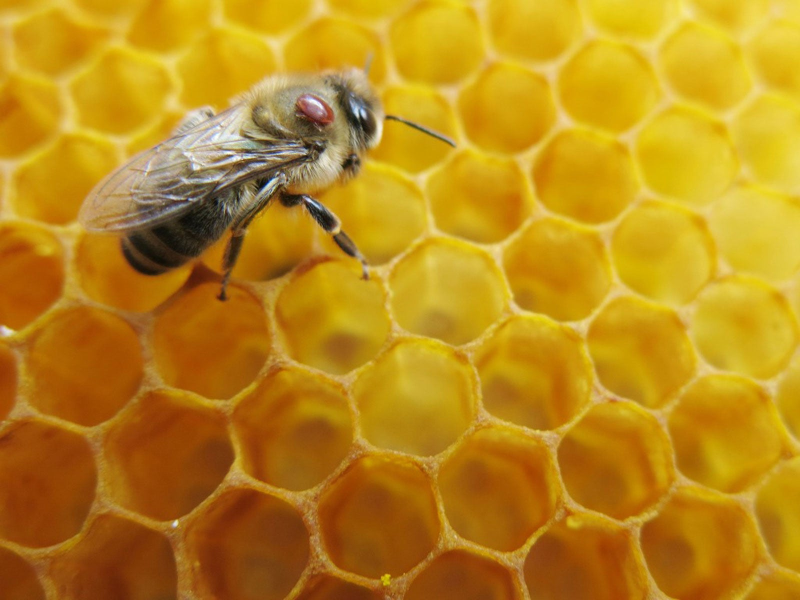
#> input picture Pictures/Mite1.jpg, 1600 x 1200 px, given in place of death_march.h264, which was not available (shown at 1/2 size)
$ python background_removal_video.py
#> lines starting #> are read from the running program, lines starting #| are printed output that depends on the picture; after the words box and inside, x2 and y2 are one past the last pixel; in counts of white or black regions, pixels touching at a corner belong together; pictures that were not available may be replaced by others from this repository, and a replacement may not be noted
import cv2
import numpy as np

# Path to the input video
video_path = 'Pictures/video_output.h264'
video_path = 'Pictures/death_march.h264'

# Open the video file
cap = cv2.VideoCapture(video_path)

# Check if the video is opened correctly
if not cap.isOpened():
    print("Error: Couldn't open the video.")
    exit()

# Define the codec and create a VideoWriter object to save the output video
fourcc = cv2.VideoWriter_fourcc(*'XVID')
output_video = cv2.VideoWriter('output_video.avi', fourcc, 30.0, (int(cap.get(3)), int(cap.get(4))))

# List of frame numbers to capture stills from (you can modify these)

# Counter for frame index

# Loop through the video frames
while cap.isOpened():
    ret, frame = cap.read()
#> frame is the input picture: shape (1200, 1600, 3); mean B, G, R 25.7, 136.2, 186.3

    if not ret:
        break  # Break if no more frames

    # Convert the frame to HSV
    hsv = cv2.cvtColor(frame, cv2.COLOR_BGR2HSV)
#> hsv: shape (1200, 1600, 3); mean H, S, V 20.8, 219.6, 186.4

    # Define the range of green color to mask the background
    # GREEN
    # lower_green = np.array([35, 40, 40])
    # upper_green = np.array([85, 255, 255])
    # PURPLE
    lower_green = np.array([140, 0, 0])
    upper_green = np.array([162, 255, 255])

    # Create a mask for the green background
    mask = cv2.inRange(hsv, lower_green, upper_green)
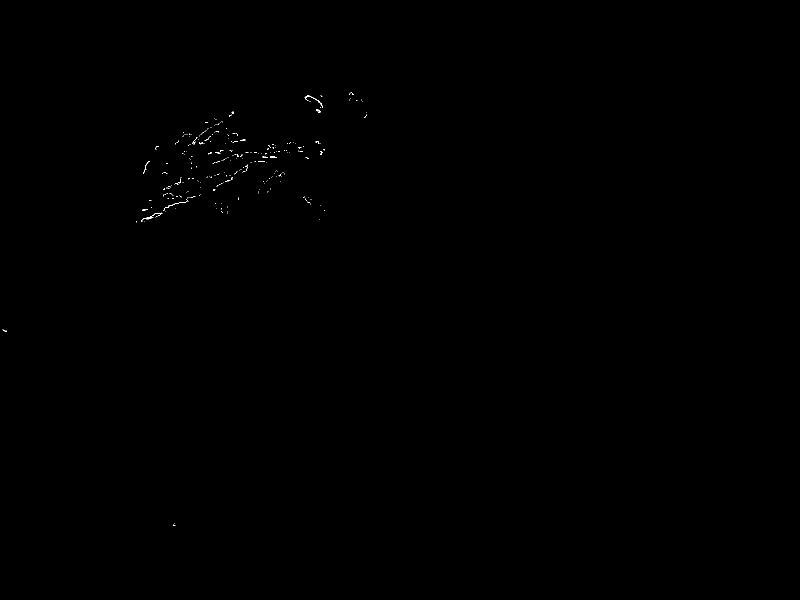
#> mask: shape (1200, 1600) (shown at 1/2 size); 0.07% white in thin lines or dots, all inside (x1, y1, x2, y2) = (5, 185, 734, 1052)

    # Invert the mask to keep only the bees
    mask = cv2.bitwise_not(mask)
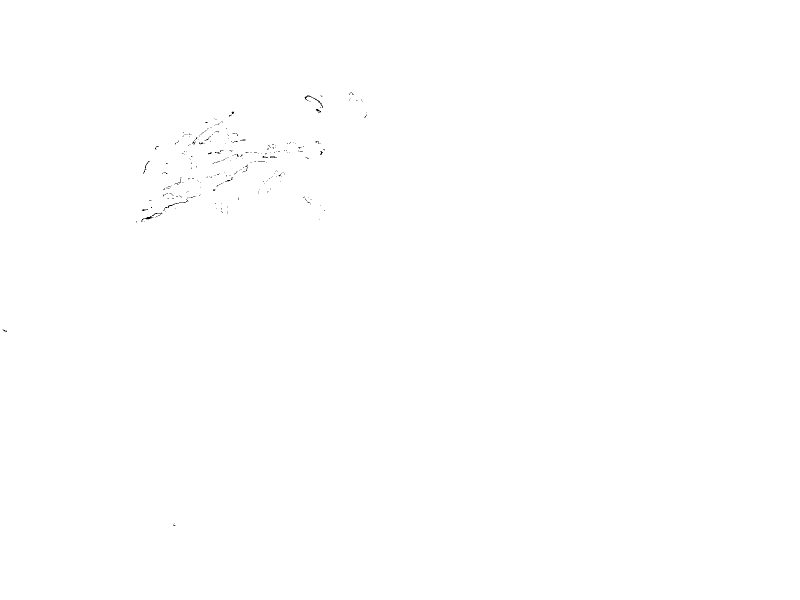
#> mask: shape (1200, 1600) (shown at 1/2 size); 99.9% white; black in thin lines or dots, all inside (x1, y1, x2, y2) = (5, 185, 734, 1052)

    # Apply the mask to the frame to remove the green background
    result = cv2.bitwise_and(frame, frame, mask=mask)


    # Convert result to grayscale for blob detection
    gray = cv2.cvtColor(result, cv2.COLOR_BGR2GRAY)
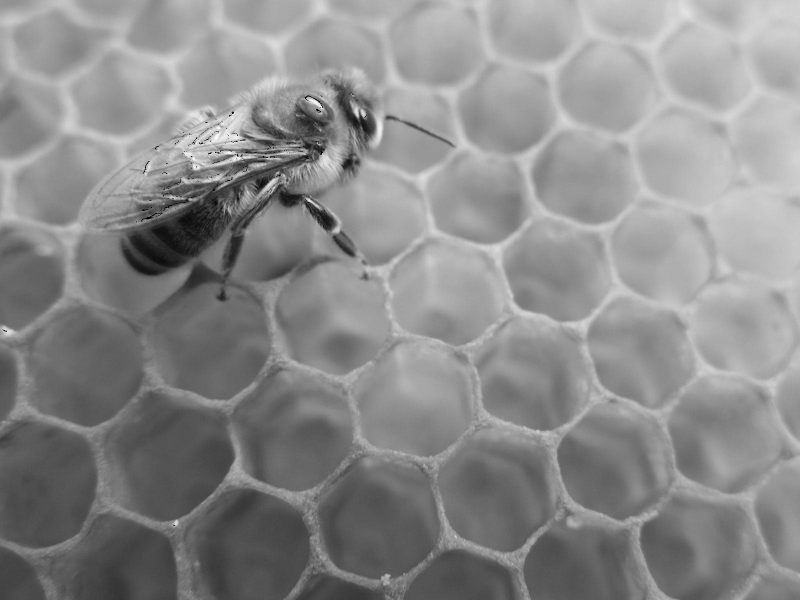
#> gray: shape (1200, 1600) (shown at 1/2 size); min 0, max 255, mean 138.5

    # Threshold the image
    _, thresh = cv2.threshold(gray, 50, 255, cv2.THRESH_BINARY)
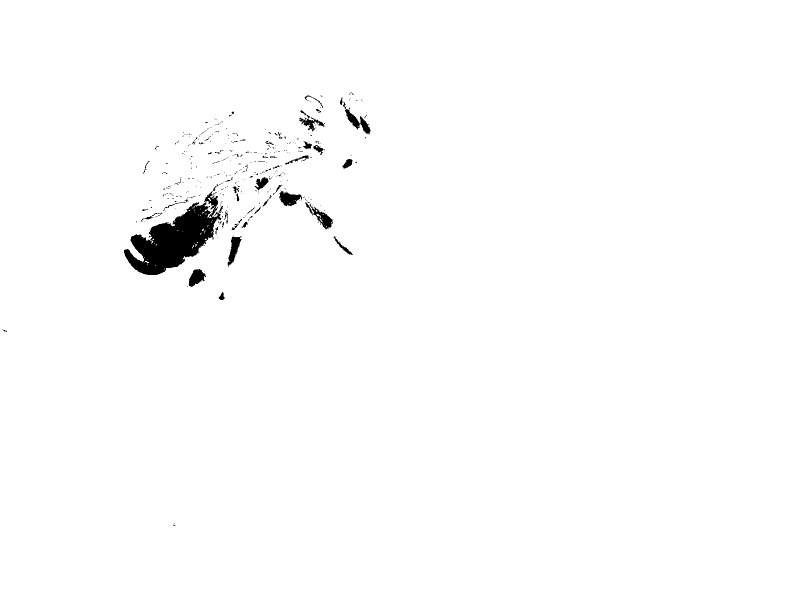
#> thresh: shape (1200, 1600) (shown at 1/2 size); 98.8% white; 368 black regions (327 under 20 px), largest, box (x1, y1, x2, y2) and area: (248, 382, 443, 550) 14285, (690, 218, 741, 269) 851, (558, 382, 604, 412) 827

    # Find contours (alternative to blob detection)
    contours, _ = cv2.findContours(thresh, cv2.RETR_EXTERNAL, cv2.CHAIN_APPROX_SIMPLE)
#> contours = [[[0, 0], [0, 1199], [1599, 1199], [1599, 0]]]

    # Draw bounding boxes around detected objects
    for contour in contours:
        if cv2.contourArea(contour) > 5000:  # Filter small contours
            x, y, w, h = cv2.boundingRect(contour)
            cv2.rectangle(result, (x, y), (x + w, y + h), (0, 255, 0), 2)
#> this loop made 1 pass
#> (contour, x, y, w, h) on pass 1: ([[0, 0], [0, 1199], [1599, 1199], [1599, 0]], 0, 0, 1600, 1200)
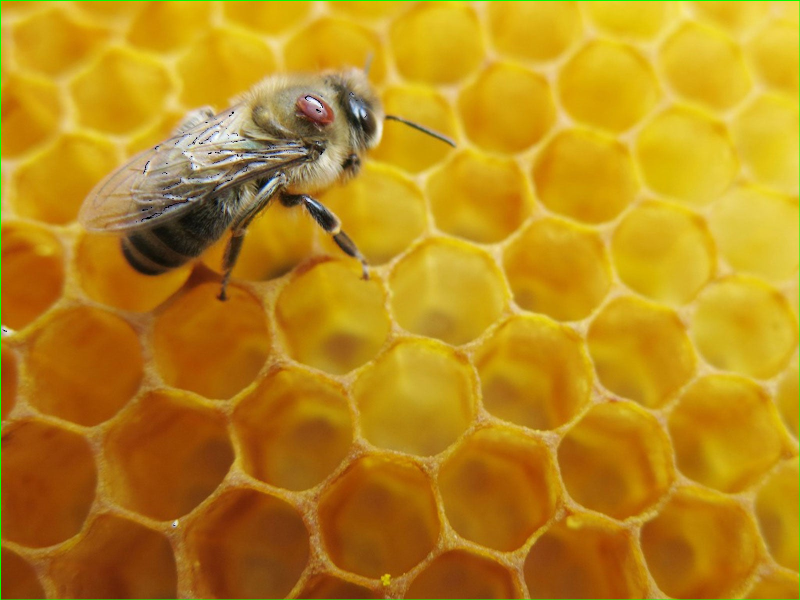
#> result: shape (1200, 1600, 3) (shown at 1/2 size); mean B, G, R 25.5, 136.6, 185.4

    # Write the processed result to the output video
    output_video.write(result)

    # Show the processed result in a window (for live visualization)
    cv2.imshow('Bees Detection', result)

# Release resources
cap.release()
output_video.release()
cv2.destroyAllWindows()

print("Done! Video saved as 'output_video.avi'")

$ run again, on Pictures/Varroa-mite-41.jpg
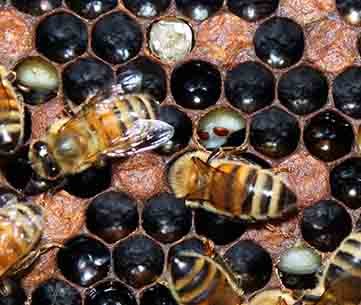
#> input picture Pictures/Varroa-mite-41.jpg, 361 x 305 px, given in place of death_march.h264, which was not available
#> frame is the input picture: shape (305, 361, 3); mean B, G, R 66.8, 78.5, 98.3
#> hsv: shape (305, 361, 3); mean H, S, V 48.5, 109.6, 101.2
#> `mask = cv2.inRange(hsv, lower_green, upper_green)`:
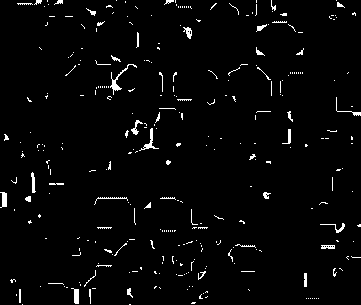
#> mask: shape (305, 361); 2.7% white in thin lines or dots
#> thresh: shape (305, 361); 57.7% white; 316 black regions (246 under 20 px)
#> contours = 61 contours, 52 with area under 20; largest, box (x1, y1, x2, y2) and area: (0, 0, 361, 305) 93778, (82, 0, 106, 13) 143, (0, 280, 11, 296) 90, (342, 102, 360, 112) 70, (320, 140, 330, 151) 58
#> the loop `for contour in contours:` made 61 passes
#> after the loop `for contour in contours:`:
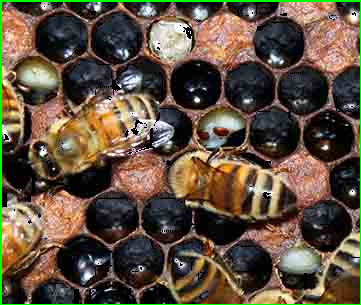
#> result: shape (305, 361, 3); mean B, G, R 64.1, 80.3, 94.9

$ run again, on Pictures/varroa-mite-29.jpg
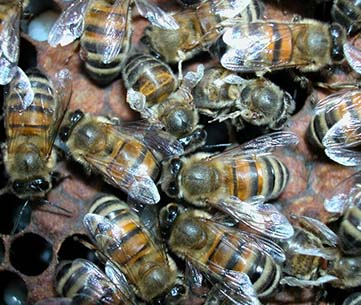
#> input picture Pictures/varroa-mite-29.jpg, 361 x 305 px, given in place of death_march.h264, which was not available
#> frame is the input picture: shape (305, 361, 3); mean B, G, R 96.5, 105.4, 106.6
#> hsv: shape (305, 361, 3); mean H, S, V 56.1, 67.9, 114.2
#> `mask = cv2.inRange(hsv, lower_green, upper_green)`:
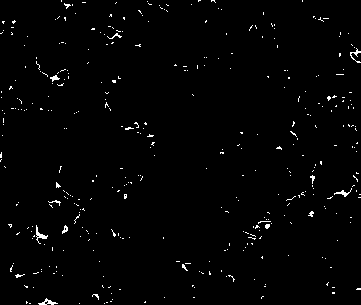
#> mask: shape (305, 361); 1.4% white in thin lines or dots
#> thresh: shape (305, 361); 77.2% white; 717 black regions (639 under 20 px)
#> contours = 49 contours, 42 with area under 20; largest, box (x1, y1, x2, y2) and area: (0, 0, 361, 305) 99947, (270, 292, 294, 301) 108, (5, 295, 25, 305) 106, (342, 293, 361, 305) 100, (0, 187, 15, 195) 24, (30, 179, 42, 184) 23, (17, 201, 28, 224) 20
#> the loop `for contour in contours:` made 49 passes
#> after the loop `for contour in contours:`:
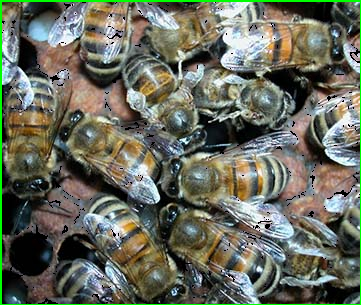
#> result: shape (305, 361, 3); mean B, G, R 93.8, 107.2, 103.7

$ run again, on Pictures/varroa-mites-bees-Monika-Fischer-Flickr.jpg
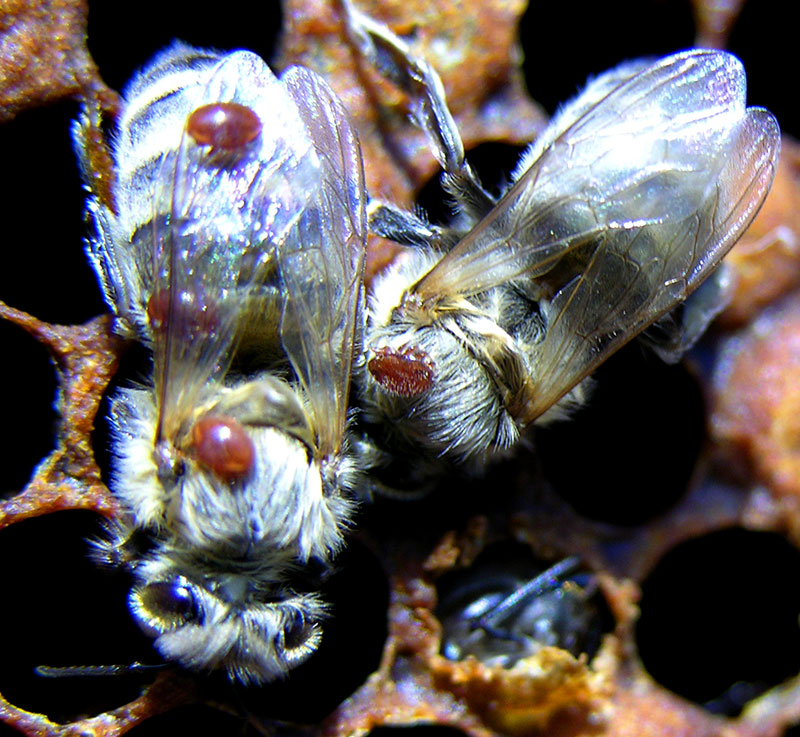
#> input picture Pictures/varroa-mites-bees-Monika-Fischer-Flickr.jpg, 800 x 737 px, given in place of death_march.h264, which was not available
#> frame is the input picture: shape (737, 800, 3); mean B, G, R 87.5, 88.2, 93.7
#> hsv: shape (737, 800, 3); mean H, S, V 54.4, 76.5, 107.1
#> `mask = cv2.inRange(hsv, lower_green, upper_green)`:
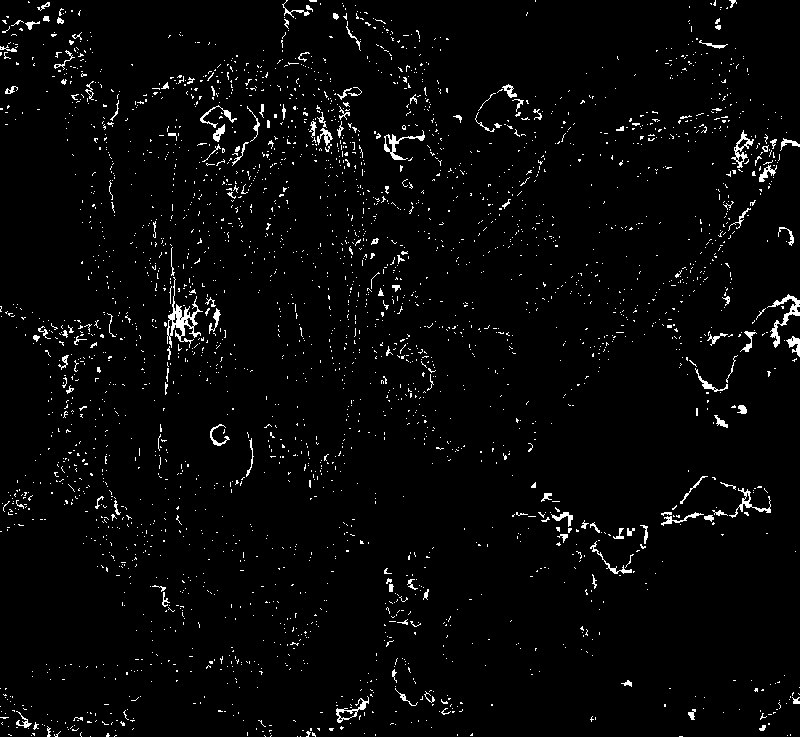
#> mask: shape (737, 800); 2.9% white in thin lines or dots
#> thresh: shape (737, 800); 56.9% white; 2399 black regions (2226 under 20 px)
#> contours = 87 contours, 78 with area under 20; largest, box (x1, y1, x2, y2) and area: (0, 0, 800, 685) 321497, (332, 555, 800, 737) 38623, (0, 690, 148, 737) 2573, (424, 538, 459, 569) 547, (36, 666, 75, 677) 168
#> the loop `for contour in contours:` made 87 passes
#> (x, y, w, h) on passes 40, 87: (332, 555, 468, 182), (0, 0, 800, 685)
#> after the loop `for contour in contours:`:
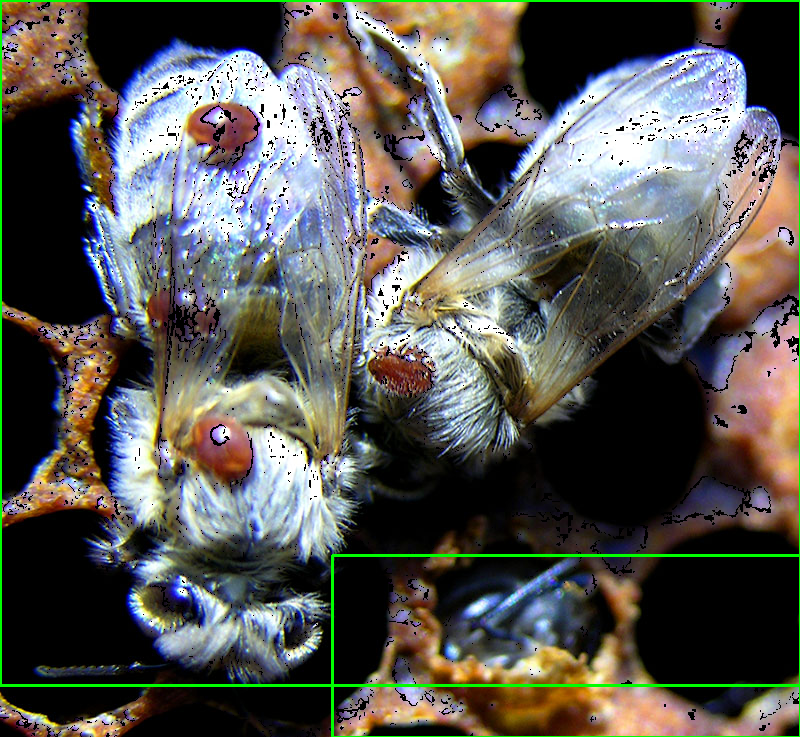
#> result: shape (737, 800, 3); mean B, G, R 83.4, 88.2, 89.3
